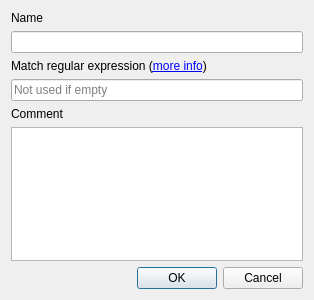
<?xml version="1.0" encoding="UTF-8"?>
<ui version="4.0">
 <class>friend_prop_dialog</class>
 <widget class="QDialog" name="friend_prop_dialog">
  <property name="geometry">
   <rect>
    <x>0</x>
    <y>0</y>
    <width>314</width>
    <height>300</height>
   </rect>
  </property>
  <property name="windowTitle">
   <string>Friend properties</string>
  </property>
  <layout class="QVBoxLayout" name="verticalLayout">
   <item>
    <widget class="QLabel" name="label">
     <property name="text">
      <string>Name</string>
     </property>
    </widget>
   </item>
   <item>
    <widget class="QLineEdit" name="name_edit"/>
   </item>
   <item>
    <widget class="QLabel" name="label_4">
     <property name="text">
      <string>Match regular expression (&lt;a href=&quot;http://en.wikipedia.org/wiki/Regex&quot;&gt;more info&lt;/a&gt;)</string>
     </property>
     <property name="openExternalLinks">
      <bool>true</bool>
     </property>
    </widget>
   </item>
   <item>
    <widget class="QLineEdit" name="expr_edit">
     <property name="placeholderText">
      <string>Not used if empty</string>
     </property>
    </widget>
   </item>
   <item>
    <widget class="QLabel" name="label_3">
     <property name="text">
      <string>Comment</string>
     </property>
    </widget>
   </item>
   <item>
    <widget class="QTextEdit" name="comment_edit"/>
   </item>
   <item>
    <widget class="QDialogButtonBox" name="buttonBox">
     <property name="standardButtons">
      <set>QDialogButtonBox::Cancel|QDialogButtonBox::Ok</set>
     </property>
    </widget>
   </item>
  </layout>
 </widget>
 <resources/>
 <connections>
  <connection>
   <sender>buttonBox</sender>
   <signal>accepted()</signal>
   <receiver>friend_prop_dialog</receiver>
   <slot>accept()</slot>
   <hints>
    <hint type="sourcelabel">
     <x>248</x>
     <y>254</y>
    </hint>
    <hint type="destinationlabel">
     <x>157</x>
     <y>274</y>
    </hint>
   </hints>
  </connection>
  <connection>
   <sender>buttonBox</sender>
   <signal>rejected()</signal>
   <receiver>friend_prop_dialog</receiver>
   <slot>reject()</slot>
   <hints>
    <hint type="sourcelabel">
     <x>316</x>
     <y>260</y>
    </hint>
    <hint type="destinationlabel">
     <x>286</x>
     <y>274</y>
    </hint>
   </hints>
  </connection>
 </connections>
</ui>
